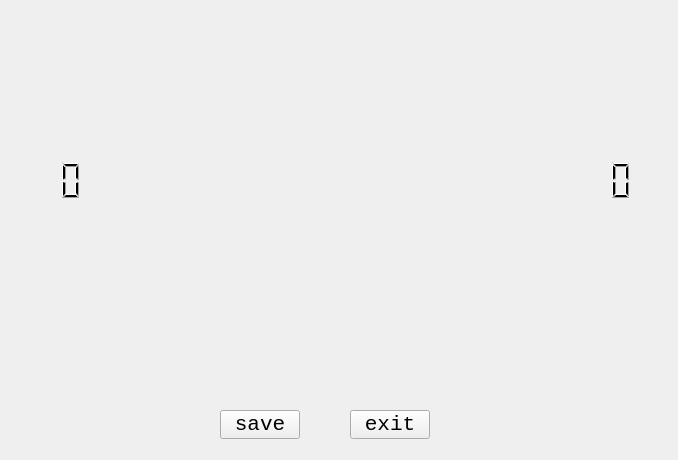
<?xml version="1.0" encoding="UTF-8"?>
<ui version="4.0">
 <class>Form</class>
 <widget class="QWidget" name="Form">
  <property name="geometry">
   <rect>
    <x>0</x>
    <y>0</y>
    <width>678</width>
    <height>460</height>
   </rect>
  </property>
  <property name="windowTitle">
   <string>Reversi</string>
  </property>
  <widget class="QLCDNumber" name="black_num">
   <property name="geometry">
    <rect>
     <x>20</x>
     <y>160</y>
     <width>81</width>
     <height>41</height>
    </rect>
   </property>
   <property name="frameShape">
    <enum>QFrame::Shape::NoFrame</enum>
   </property>
   <property name="digitCount">
    <number>2</number>
   </property>
  </widget>
  <widget class="QPushButton" name="save_btn">
   <property name="geometry">
    <rect>
     <x>220</x>
     <y>410</y>
     <width>80</width>
     <height>29</height>
    </rect>
   </property>
   <property name="font">
    <font>
     <family>Lucida Console</family>
     <pointsize>16</pointsize>
    </font>
   </property>
   <property name="text">
    <string>save</string>
   </property>
  </widget>
  <widget class="QPushButton" name="exit_btn">
   <property name="geometry">
    <rect>
     <x>350</x>
     <y>410</y>
     <width>80</width>
     <height>29</height>
    </rect>
   </property>
   <property name="font">
    <font>
     <family>Lucida Console</family>
     <pointsize>16</pointsize>
    </font>
   </property>
   <property name="text">
    <string>exit</string>
   </property>
  </widget>
  <widget class="QLCDNumber" name="white_num">
   <property name="geometry">
    <rect>
     <x>570</x>
     <y>160</y>
     <width>81</width>
     <height>41</height>
    </rect>
   </property>
   <property name="frameShape">
    <enum>QFrame::Shape::NoFrame</enum>
   </property>
   <property name="digitCount">
    <number>2</number>
   </property>
  </widget>
  <widget class="QLabel" name="black_label">
   <property name="geometry">
    <rect>
     <x>50</x>
     <y>110</y>
     <width>41</width>
     <height>41</height>
    </rect>
   </property>
   <property name="text">
    <string/>
   </property>
   <property name="pixmap">
    <pixmap>black.png</pixmap>
   </property>
   <property name="scaledContents">
    <bool>true</bool>
   </property>
  </widget>
  <widget class="QLabel" name="white_label">
   <property name="geometry">
    <rect>
     <x>600</x>
     <y>110</y>
     <width>41</width>
     <height>41</height>
    </rect>
   </property>
   <property name="text">
    <string/>
   </property>
   <property name="pixmap">
    <pixmap>white.png</pixmap>
   </property>
   <property name="scaledContents">
    <bool>true</bool>
   </property>
  </widget>
 </widget>
 <resources/>
 <connections/>
</ui>
